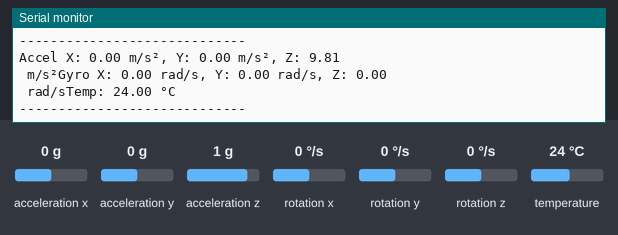
The sketch below on a simulated ESP8266 (NodeMCU). Parts: the last lines printed to the serial monitor. The inputs (shaded band) are chosen by the test bench; at power-on: acceleration x 0 g, acceleration y 0 g, acceleration z 1 g, rotation x 0 °/s, rotation y 0 °/s, rotation z 0 °/s, temperature 24 °C.

Above: at 1.3 s.
1.4 s: acceleration x set to -1.4 g
At 1.42 s:
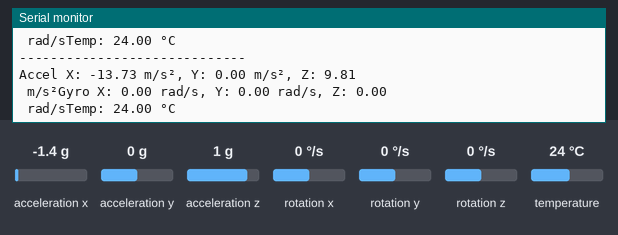
2.9 s: acceleration y set to -1.4 g
4.4 s: acceleration z set to -1.4 g
5.9 s: rotation x set to -192 °/s
At 6.03 s:
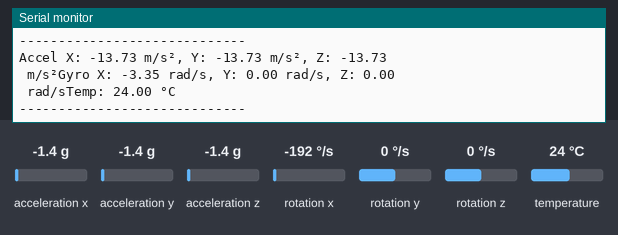
8.9 s: rotation y set to -192 °/s
At 9.56 s:
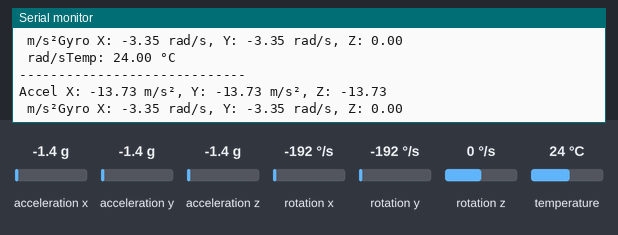

Measured:
- after the input at 1.4 s, the serial monitor: prints a new line at once (image 1)
- after the input at 5.9 s, the serial monitor: prints a new line at once (image 2)
- after the input at 8.9 s, the serial monitor: prints a new line after 0.11 s (image 3)

The sketch:

Gyro.ino
```cpp
#include <Wire.h>
#include <Adafruit_MPU6050.h>
#include <Adafruit_Sensor.h>

Adafruit_MPU6050 mpu;

void setup() {
  Serial.begin(115200);
  Wire.begin(D1, D2); // SDA = D1 (GPIO5), SCL = D2 (GPIO4)

  if (!mpu.begin()) {
    Serial.println("Failed to find MPU6050 chip");
    while (1) {
      delay(10);
    }
  }

  Serial.println("MPU6050 Found!");
  mpu.setAccelerometerRange(MPU6050_RANGE_8_G);
  mpu.setGyroRange(MPU6050_RANGE_500_DEG);
  mpu.setFilterBandwidth(MPU6050_BAND_21_HZ);
  delay(100);
}

void loop() {
  sensors_event_t a, g, temp;
  mpu.getEvent(&a, &g, &temp);

  Serial.print("Accel X: "); Serial.print(a.acceleration.x); Serial.print(" m/s², ");
  Serial.print("Y: "); Serial.print(a.acceleration.y); Serial.print(" m/s², ");
  Serial.print("Z: "); Serial.println(a.acceleration.z); Serial.print(" m/s²");

  Serial.print("Gyro X: "); Serial.print(g.gyro.x); Serial.print(" rad/s, ");
  Serial.print("Y: "); Serial.print(g.gyro.y); Serial.print(" rad/s, ");
  Serial.print("Z: "); Serial.println(g.gyro.z); Serial.print(" rad/s");

  Serial.print("Temp: "); Serial.print(temp.temperature); Serial.println(" °C");

  Serial.println("-----------------------------");
  delay(100);
}
```
